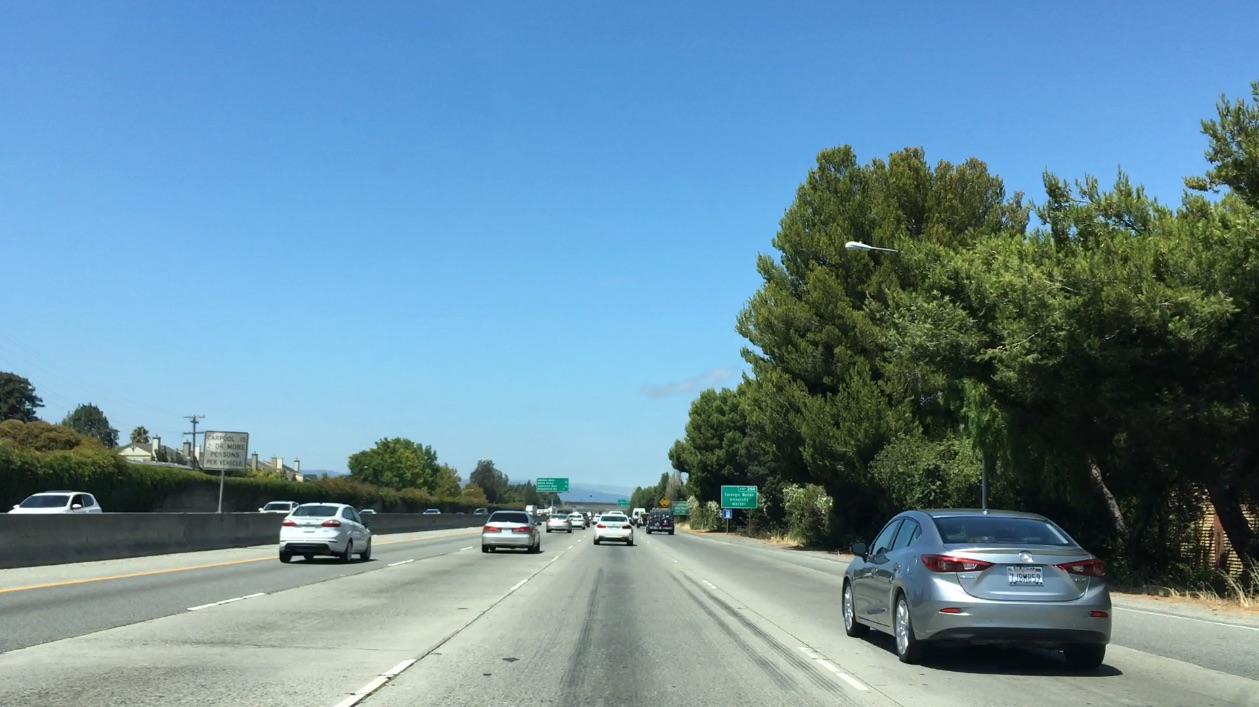
#> input picture resources/bbox-example-image.jpg, 1259 x 707 px
$ jupyter execute --allow-errors CarND-Vehicle-Detection.ipynb   (shell and % lines are left out)   (older library calls are emulated)
#> lines starting #> are read from the running program, lines starting #| are printed output that depends on the picture; after the words box and inside, x2 and y2 are one past the last pixel; in counts of white or black regions, pixels touching at a corner belong together
## Vehicle Detection Project

The goals / steps of this project are the following:

* Manual Vehicle Detection.
* Template Matching.
* Explore Color Spaces.
* Spatial Binning of Color.
* HOG Feature.
* Sliding Window Implementation.
* Search and Classify.

## Import Packages

[cell 1]
import numpy as np
import cv2
import glob
import matplotlib.pyplot as plt
import pickle
import matplotlib.image as mpimg
import os
import glob
import math
from mpl_toolkits.mplot3d import Axes3D
import time
from sklearn import svm, datasets,grid_search
from sklearn.svm import LinearSVC
from sklearn.preprocessing import StandardScaler
from skimage.feature import hog
# NOTE: the next import is only valid for scikit-learn version <= 0.17
# for scikit-learn >= 0.18 use:
from sklearn.model_selection import train_test_split
# from sklearn.cross_validation import train_test_split

## Show Images Function

[cell 2]
def show_images(images,lable = None,cols = 3,cmap = None,ticksshow = False):

    rows = (len(images)+cols-1)//cols

    plt.figure(figsize=(14, 14))
    for i, image in enumerate(images):
        plt.subplot(rows, cols, i+1)

        # use gray scale color map if there is only one channel
        showimage_shape = image.shape

        if len(showimage_shape) == 2:
            cmap = "gray"
        elif  showimage_shape[2] == 1:
            image = image[:,:,0]
            cmap = "gray"

        plt.imshow(image, cmap=cmap)
        if lable != None and lable[i] != None:
            plt.title(lable[i],fontsize=14)

        if ticksshow != True:
            plt.xticks([])
            plt.yticks([])

    plt.tight_layout(pad=0, h_pad=0, w_pad=0)
    plt.show()

## Manual Vehicle Detection

[cell 3]
image = mpimg.imread('resources/bbox-example-image.jpg')
#> image is the input picture: shape (707, 1259, 3); mean R, G, B 104.8, 141, 158.4

# Define a function that takes an image, a list of bounding boxes,
# and optional color tuple and line thickness as inputs
# then draws boxes in that color on the output

def draw_boxes(img, bboxes, color=(0, 0, 255), thick=6):
    # Make a copy of the image
#> called with color = (0, 0, 255), thick = 6
    draw_img = np.copy(img)
    # Iterate through the bounding boxes
    for bbox in bboxes:
        # Draw a rectangle given bbox coordinates
        cv2.rectangle(draw_img, bbox[0], bbox[1], color, thick)
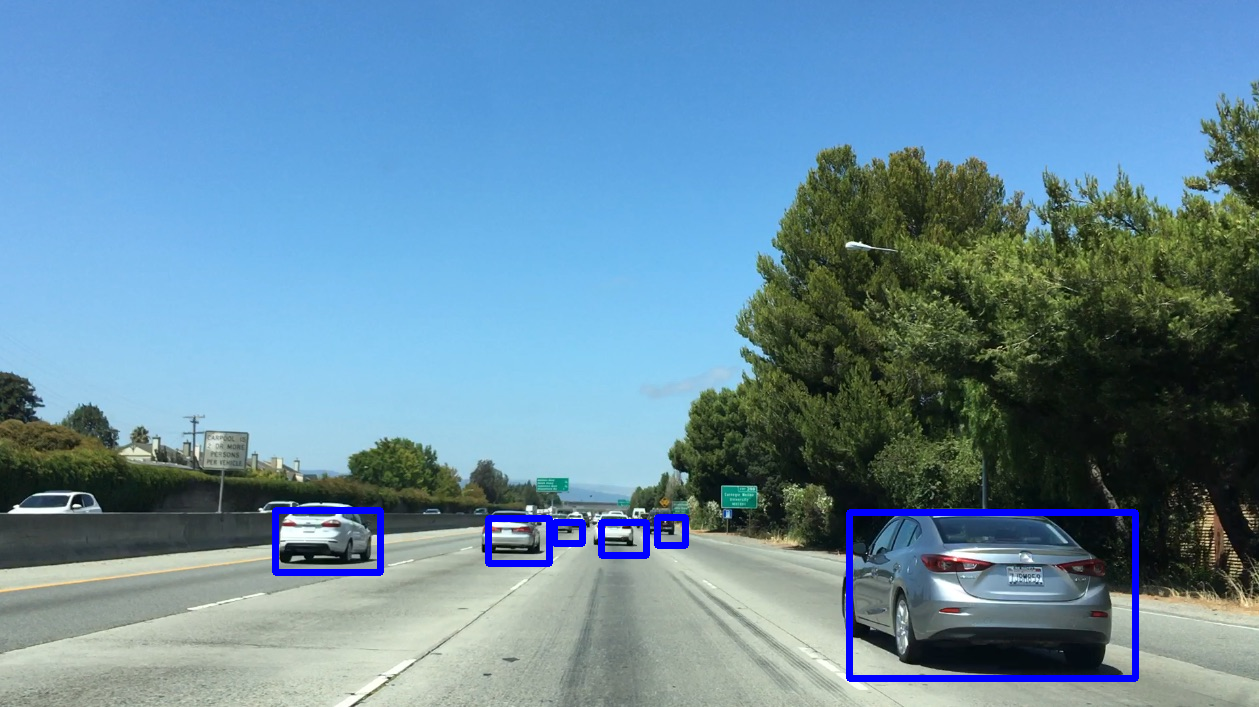
#> draw_img: shape (707, 1259, 3); 1.41% of pixels changed, all inside (x1, y1, x2, y2) = (272, 507, 1139, 682)
    # Return the image copy with boxes drawn
    return draw_img

# Here are the bounding boxes I used
bboxes = [((275, 572), (380, 510)), ((488, 563), (549, 518)), ((554, 543), (582, 522)),
          ((601, 555), (646, 522)), ((657, 545), (685, 517)), ((849, 678), (1135, 512))]

result = draw_boxes(image, bboxes)

show_images([image,result],['Original Image','Vehicle boxed Image'],cols = 2)
#> in show_images, `rows = (len(images)+cols-1)//cols`: rows = 1
#> the loop in show_images, `for i, image in enumerate(images):` made 2 passes
#> showimage_shape on passes 1 to 2: (707, 1259, 3), (707, 1259, 3)
#> in show_images, `plt.show()`:
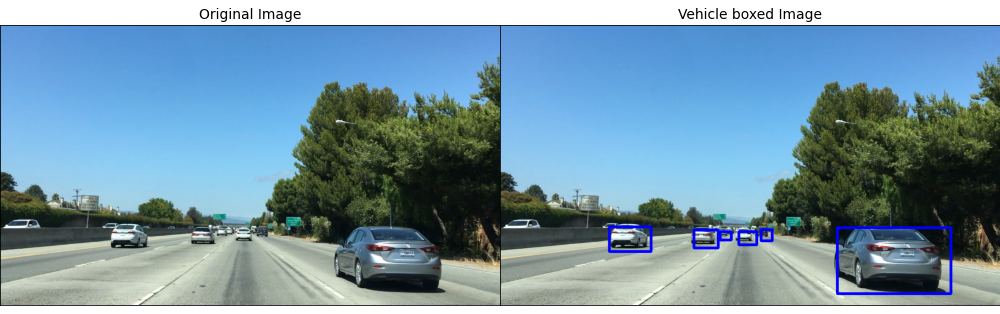
#> figure drawn by matplotlib, 2 panels

## Template Matching

### Template show

[cell 4]
image = mpimg.imread('resources/bbox-example-image.jpg')

templist = ['cutout1.jpg', 'cutout2.jpg', 'cutout3.jpg',
            'cutout4.jpg', 'cutout5.jpg', 'cutout6.jpg']

def templistread(template_list,index = 'resources/'):
#> called with index = 'resources/'
    tmp = []
    for temp in template_list:
        # Read in templates one by one
        img = mpimg.imread(index + temp)
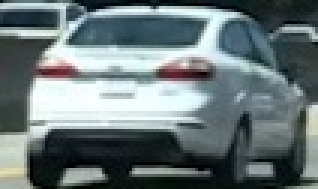
#> input picture resources/cutout1.jpg, 106 x 63 px (shown 3 times larger)
#> img is the input picture: shape (63, 106, 3); mean R, G, B 105.4, 118.5, 120.3
        tmp.append(img)

    return tmp

#> (the rest of this cell did not finish here and is left out)

### Template matched show

[cell 5]
# Define a function to search for template matches
# and return a list of bounding boxes
def find_matches(img, template_list,index = 'resources/'):
    # Define an empty list to take bbox coords
#> called with index = 'resources/'
    bbox_list = []
#> bbox_list = []
    # Define matching method
    # Other options include: cv2.TM_CCORR_NORMED', 'cv2.TM_CCOEFF', 'cv2.TM_CCORR',
    #         'cv2.TM_SQDIFF', 'cv2.TM_SQDIFF_NORMED'
    method = cv2.TM_CCOEFF_NORMED
#> method = 5
    # Iterate through template list
    for temp in template_list:
        # Read in templates one by one
        tmp = mpimg.imread(index + temp)
        # Use cv2.matchTemplate() to search the image
        result = cv2.matchTemplate(img, tmp, method)
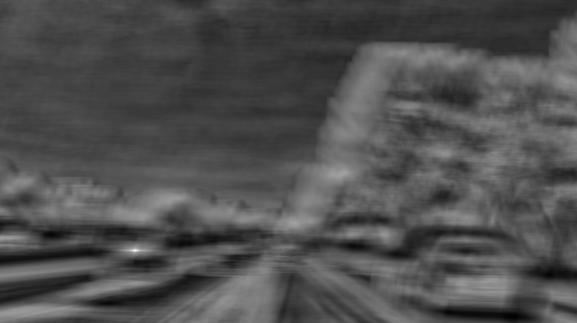
#> result: shape (645, 1154) float32 (shown at 1/2 size); min -0.485, max 0.954, mean -0.036; drawn with min black and max white
        # Use cv2.minMaxLoc() to extract the location of the best match
        min_val, max_val, min_loc, max_loc = cv2.minMaxLoc(result)
#> min_val = -0.485; max_val = 0.954; min_loc = (1025, 633); max_loc = (270, 500)
        # Determine a bounding box for the match
        w, h = (tmp.shape[1], tmp.shape[0])
        if method in [cv2.TM_SQDIFF, cv2.TM_SQDIFF_NORMED]:
            top_left = min_loc
        else:
            top_left = max_loc
#> top_left = (270, 500)
        bottom_right = (top_left[0] + w, top_left[1] + h)
#> bottom_right = (376, 563)
        # Append bbox position to list
        bbox_list.append((top_left, bottom_right))
        # Return the list of bounding boxes

    return bbox_list


#> (the rest of this cell did not finish here and is left out)

## Histograms of Color

[cell 6]
image = mpimg.imread('resources/cutout1.jpg')

show_images([image])
#> the loop in show_images (call 2), `for i, image in enumerate(images):` made 1 pass
#> showimage_shape on pass 1: (63, 106, 3)

# Define a function to compute color histogram features
def color_hist(img, nbins=32, bins_range=(0, 256)):
    # Compute the histogram of the RGB channels separately
#> called with nbins = 32, bins_range = (0, 256)
    rhist = np.histogram(img[:,:,0],bins=nbins,range=bins_range)
    ghist = np.histogram(img[:,:,1],bins=nbins,range=bins_range)
    bhist = np.histogram(img[:,:,2],bins=nbins,range=bins_range)
    # Generating bin centers
    bin_edges = rhist[1]
#> bin_edges = 33 values from 0 to 256
    bin_centers = (bin_edges[1:] + bin_edges[0:len(bin_edges)-1])/2
#> bin_centers = 32 values from 4 to 252
    # Concatenate the histograms into a single feature vector
    hist_features = np.concatenate((rhist[0],ghist[0],bhist[0]))
#> hist_features = 96 values, max 634 at index 95, min 49 at index 31, mean 208.7
    # Return the individual histograms, bin_centers and feature vector
    return rhist, ghist, bhist, bin_centers, hist_features

rh, gh, bh, bincen, feature_vec = color_hist(image, nbins=32, bins_range=(0, 256))
#> bincen = 32 values from 4 to 252; feature_vec has the same summary as hist_features in color_hist

# Plot a figure with all three bar charts
if rh is not None:
    fig = plt.figure(figsize=(12,3))
    plt.subplot(131)
    plt.bar(bincen, rh[0])
    plt.xlim(0, 256)
    plt.title('R Histogram')
    plt.subplot(132)
    plt.bar(bincen, gh[0])
    plt.xlim(0, 256)
    plt.title('G Histogram')
    plt.subplot(133)
    plt.bar(bincen, bh[0])
    plt.xlim(0, 256)
    plt.title('B Histogram')
    fig.tight_layout()
else:
    print('Your function is returning None for at least one variable...')
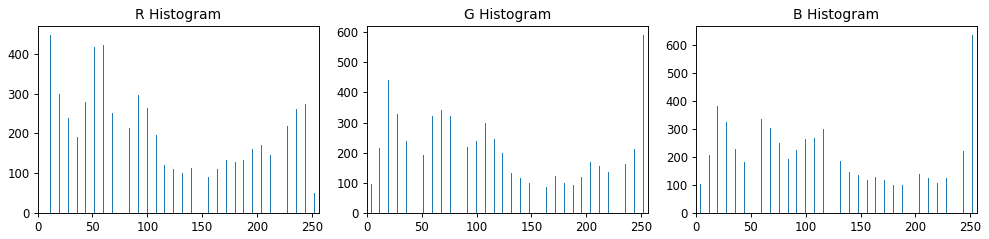
#> figure drawn by matplotlib, 3 panels; panel 1: tallest bar 448 high, from x = 11.6 to 12.4; panel 2: tallest bar 591 high, from x = 251.6 to 252.4; panel 3: tallest bar 634 high, from x = 251.6 to 252.4

## Explore Color Spaces

[cell 7]
def plot3d(pixels, colors_rgb,
        axis_labels=list("RGB"), axis_limits=((0, 255), (0, 255), (0, 255))):
    """Plot pixels in 3D."""

    # Create figure and 3D axes
    fig = plt.figure(figsize=(8, 8))
    ax = Axes3D(fig)

    # Set axis limits
    ax.set_xlim(*axis_limits[0])
    ax.set_ylim(*axis_limits[1])
    ax.set_zlim(*axis_limits[2])

    # Set axis labels and sizes
    ax.tick_params(axis='both', which='major', labelsize=14, pad=8)
    ax.set_xlabel(axis_labels[0], fontsize=16, labelpad=16)
    ax.set_ylabel(axis_labels[1], fontsize=16, labelpad=16)
    ax.set_zlabel(axis_labels[2], fontsize=16, labelpad=16)

    # Plot pixel values with colors given in colors_rgb
    ax.scatter(
        pixels[:, :, 0].ravel(),
        pixels[:, :, 1].ravel(),
        pixels[:, :, 2].ravel(),
        c=colors_rgb.reshape((-1, 3)), edgecolors='none')

    return ax  # return Axes3D object for further manipulation


# Read a color image
img = cv2.imread('resources/bbox-example-image.jpg')
#> img: shape (707, 1259, 3)
#> (the rest of the program and of its run is left out)
